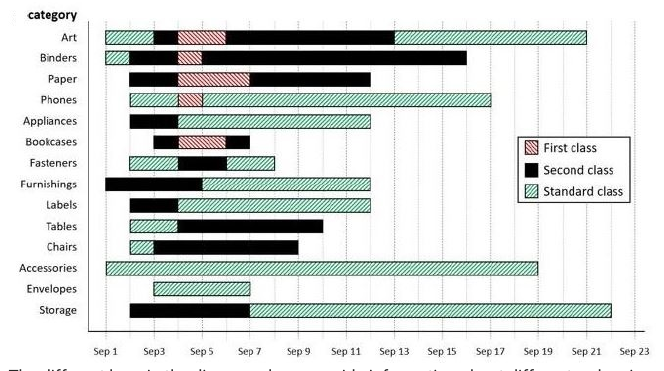
#> input picture img/pyq/2021/s2/orders-gantt.png, 664 x 371 px
$ python crop_figure.py ../img/pyq/2021/s2/orders-gantt.png out.png
#> lines starting #> are read from the running program, lines starting #| are printed output that depends on the picture
#!/usr/bin/env python3
"""
Crop a figure (chart / diagram / table image) out of a rendered PDF page and
auto-trim surrounding whitespace. Saves under img/pyq/<year>/<slot>/<name>.png.

Usage:
    python3 tools/crop_figure.py page_069.png img/pyq/2023/s1/orders-gantt.png \
        --box 0.10 0.06 0.68 0.285

--box is left top right bottom as FRACTIONS of page width/height. Start generous,
then look at the output and tighten. The script auto-trims whitespace inside the box
and pads 8px, so a slightly-too-large box is fine as long as it isn't clipping the figure.
"""
import argparse
import os
from PIL import Image, ImageChops


def crop(src, dst, box, pad=8):
#> called with src = '../img/pyq/2021/s2/orders-gantt.png', dst = 'out.png', pad = 8
    im = Image.open(src).convert('RGB')
#> im is the input picture: PIL image 664x371 RGB; mean R, G, B 212, 216.7, 214.5
    W, H = im.size
#> W = 664; H = 371
    l, t, r, b = box
    c = im.crop((int(l * W), int(t * H), int(r * W), int(b * H)))
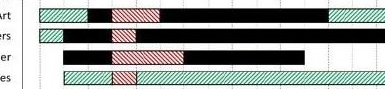
#> c: PIL image 385x89 RGB; mean R, G, B 154.8, 159.2, 156.3
    bbox = ImageChops.difference(c, Image.new('RGB', c.size, (255, 255, 255))).getbbox()
#> bbox = (0, 0, 385, 89)
    if bbox:
        bbox = (max(0, bbox[0] - pad), max(0, bbox[1] - pad),
                min(c.width, bbox[2] + pad), min(c.height, bbox[3] + pad))
        c = c.crop(bbox)
    os.makedirs(os.path.dirname(dst), exist_ok=True)
    c.save(dst)
    print('saved', dst, c.size)
#| saved out.png (385, 89)


if __name__ == '__main__':
    ap = argparse.ArgumentParser()
    ap.add_argument('src')
    ap.add_argument('dst')
    ap.add_argument('--box', nargs=4, type=float, default=[0.10, 0.06, 0.68, 0.30],
                    metavar=('L', 'T', 'R', 'B'))
    ap.add_argument('--pad', type=int, default=8)
    a = ap.parse_args()
    crop(a.src, a.dst, a.box, a.pad)
